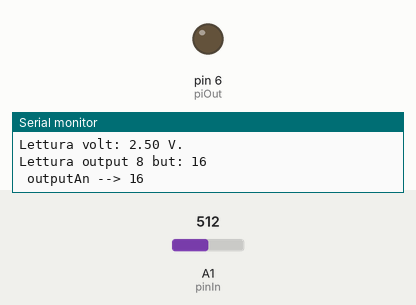
The sketch below on a simulated Arduino Uno, built with avr-gcc and run on an emulated ATmega328P. Parts: output pins drawn as LEDs (lit = HIGH), the last lines printed to the serial monitor. The inputs (shaded band) are chosen by the test bench; at power-on: A1 (pinIn) = 512.

Above: at 1.2 s.
1.3 s: A1 (pinIn) set to 511
At 1.8 s:
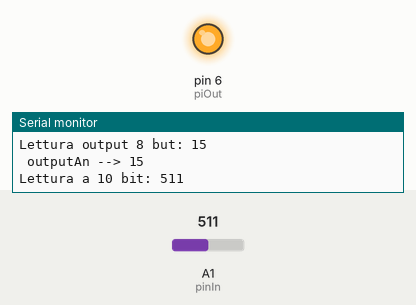
2.9 s: A1 (pinIn) set to 122
At 3.8 s:
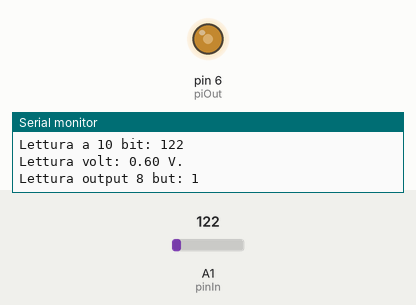
4.5 s: A1 (pinIn) set to 716
At 5.6 s:
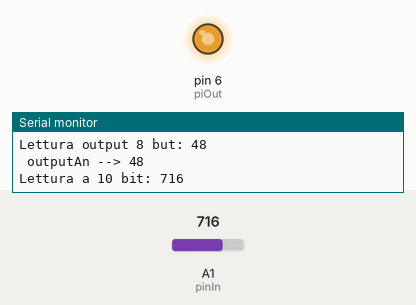
6.1 s: A1 (pinIn) set to 758
At 6.5 s:
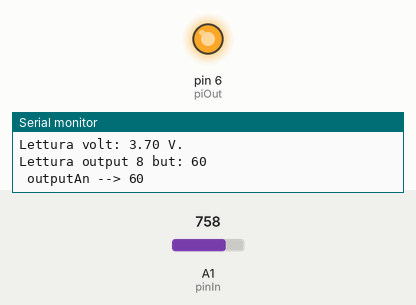
9.1 s: A1 (pinIn) set to 768
At 9.8 s:
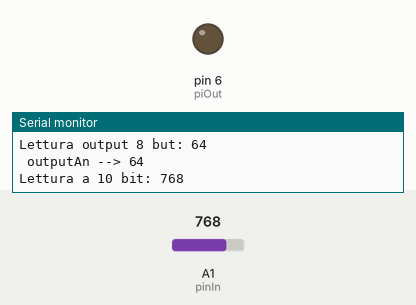
12.1 s: A1 (pinIn) set to 900
At 13.2 s:
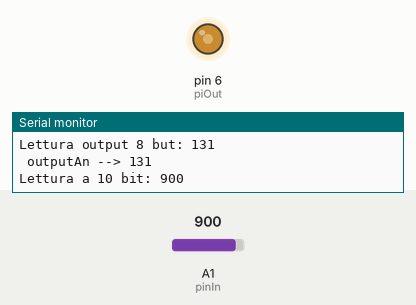
Timing chart, 0 to 14.7 s (numbered marks = the images above; inputs shaded):
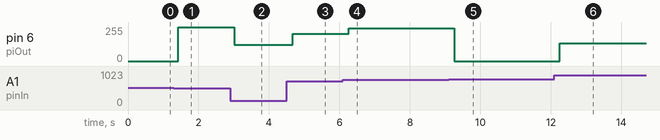

Measured:
- the behaviour switches between 512 and 511 on A1 (pinIn) (found by bisection; images 0 and 1)
- the behaviour switches between 767 and 768 on A1 (pinIn) (found by bisection; images 4 and 5)
- after the input at 1.3 s, pin 6 (piOut): 0/255 → 255/255 after 0.13 s
- after the input at 2.9 s, pin 6 (piOut): 255/255 → 122/255 after 0.12 s
- after the input at 4.5 s, pin 6 (piOut): 122/255 → 204/255 after 0.17 s
- after the input at 6.1 s, pin 6 (piOut): 204/255 → 246/255 after 0.16 s
- after the input at 9.1 s, pin 6 (piOut): 246/255 → 0/255 after 0.16 s
- after the input at 12.1 s, pin 6 (piOut): 0/255 → 132/255 after 0.15 s

The sketch:

led_potentiometer.ino
```cpp
int pinIn=A1;
int piOut= 6;
int readAnag=0;
float volts=0;
long baud= 9600;


//this function converts numbers base two in volts
float conversioneInputVolt (float a, float volts){
  float voltsConerted=(a*volts)/1023;
  return voltsConerted;
}

long conversioneOutputLed(float  readingAnalog){
  float factor= (readingAnalog/1023)*8;
  float converted = pow(2, factor);
  return converted;

}

void setup() {
  // put your setup code here, to run once:
 pinMode(pinIn,INPUT);
 pinMode(piOut,OUTPUT);
 Serial.begin(baud);
}

void loop() {
  // put your main code here, to run repeatedly:
  readAnag=analogRead(pinIn);
  volts=conversioneInputVolt(readAnag,5);
  Serial.print("Lettura a 10 bit: ");
  Serial.println(readAnag);
  Serial.print("Lettura volt: ");
  Serial.print(volts);
  Serial.println(" V.");
  long outputAn=conversioneOutputLed(readAnag);
  Serial.print("Lettura output 8 but: ");
  Serial.println(outputAn);

    Serial.print(" outputAn --> ");
    Serial.println(outputAn);
    analogWrite(piOut,readAnag);

}
```
